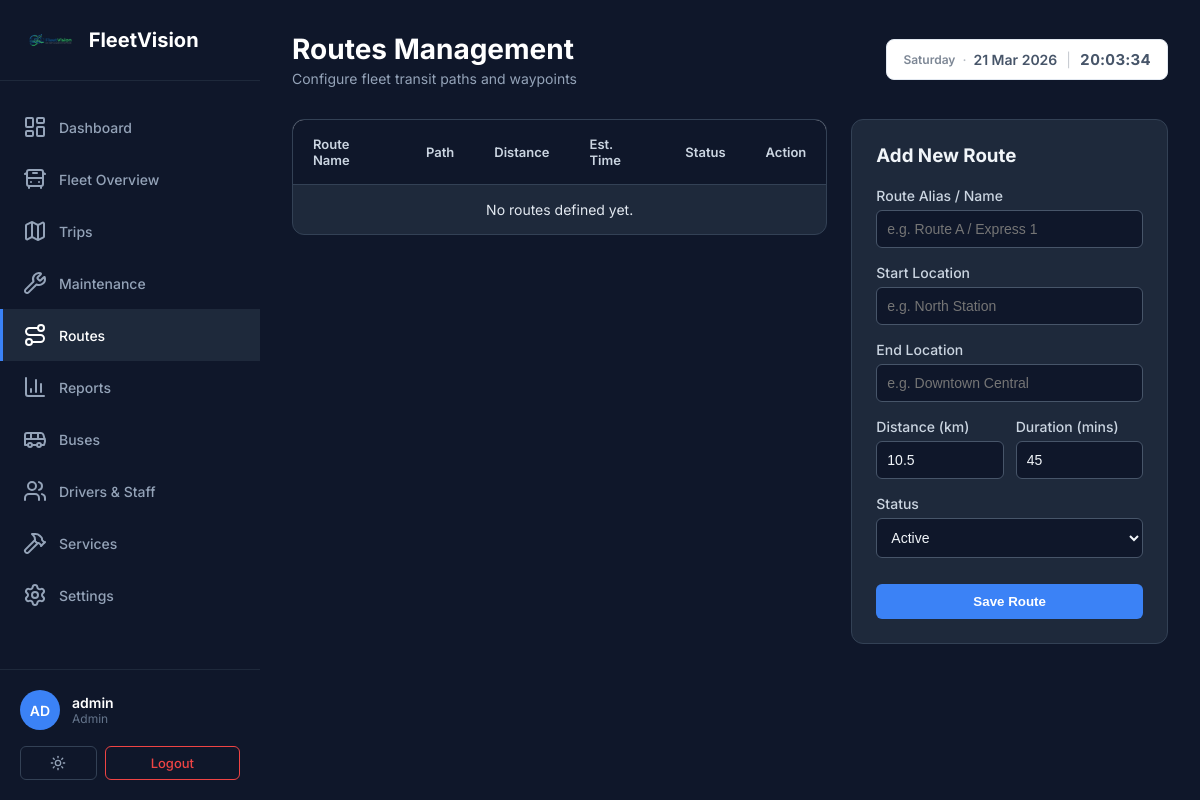
Before: /routes.php (signed in) with the older database file.
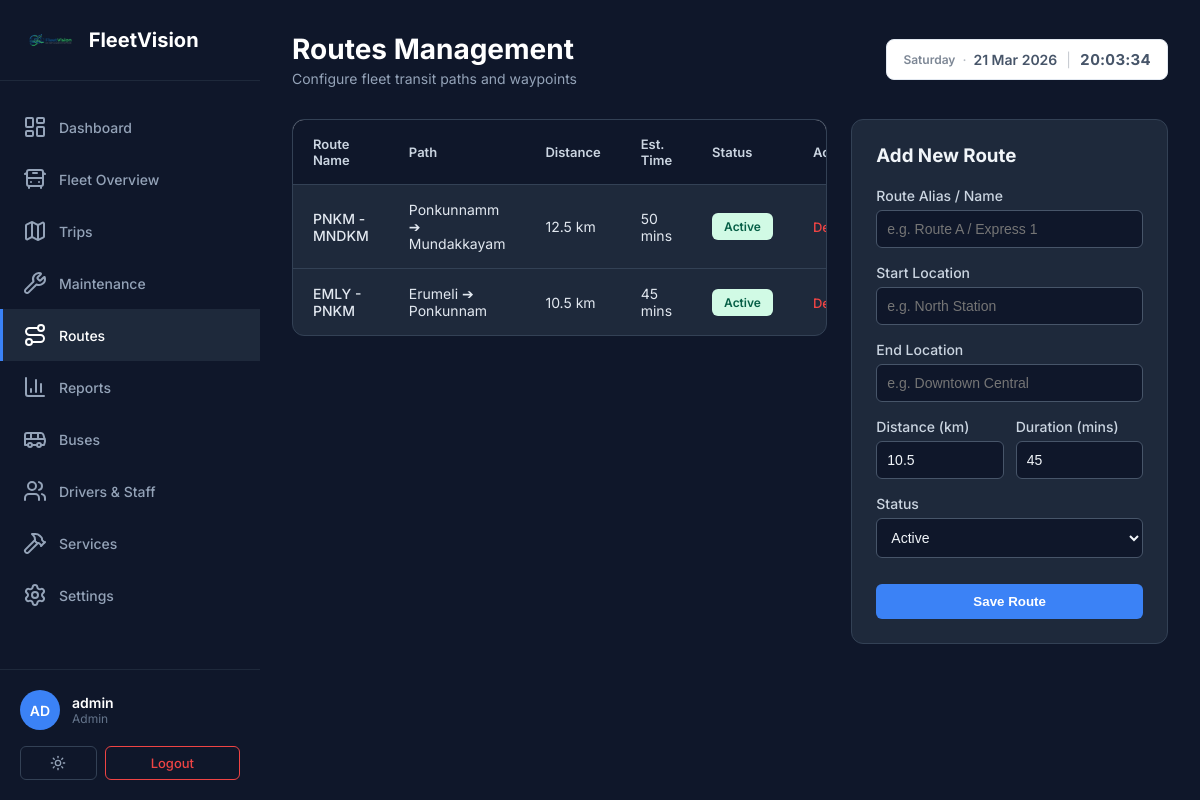
After: the same page with the newer database file.
### tables this page shows
CREATE TABLE routes (
        id INTEGER PRIMARY KEY AUTOINCREMENT,
        route_name TEXT NOT NULL,
        start_location TEXT,
        end_location TEXT,
        distance REAL,
        estimated_duration INTEGER, -- stored in minutes
        status TEXT DEFAULT 'active',
        created_at DATETIME DEFAULT CURRENT_TIMESTAMP
    );

### routes.php (the view, shortened to what this page needs)
<?php
require_once __DIR__ . '/includes/db.php';
$stmt = $pdo->query("SELECT * FROM routes ORDER BY id DESC");
$routes = $stmt->fetchAll(PDO::FETCH_ASSOC);
include __DIR__ . '/includes/header.php';
?>
<header class="top-header">
    <div class="header-left">
        <h1 class="page-title">Routes Management</h1>
        <p class="page-subtitle">Configure fleet transit paths and waypoints</p>
    </div>
    <div class="header-right">
        <div class="date-display"></div>
    </div>
</header>
<section class="content-section">
    <div class="users-container">
        <div class="users-list table-container">
            <table class="data-table">
                <thead>
                    <tr>
                        <th>Route Name</th>
                        <th>Path</th>
                        <th>Distance</th>
                        <th>Est. Time</th>
                        <th>Status</th>
                        <th>Action</th>
                    </tr>
                </thead>
                <tbody>
                    <?php if (count($routes) > 0): ?>
                        <?php foreach ($routes as $r): ?>
                            <tr>
                                <td style="font-weight: 500;"><?php echo htmlspecialchars($r['route_name']); ?></td>
                                <td><?php echo htmlspecialchars($r['start_location'] . ' ➔ ' . $r['end_location']); ?></td>
                                <td><?php echo $r['distance']; ?> km</td>
                                <td><?php echo $r['estimated_duration']; ?> mins</td>
                                <td><span class="status-badge <?php echo $r['status'] === 'active' ? 'active' : 'idle'; ?>"><?php echo ucfirst(htmlspecialchars($r['status'])); ?></span></td>
                                <td><a href="routes.php?delete_id=<?php echo $r['id']; ?>" style="color: #ef4444; font-size: 13px; font-weight: 500; text-decoration: none;" onclick="return confirm('Delete route? Associated buses will be unassigned from this route.');">Delete</a></td>
                            </tr>
                        <?php endforeach; ?>
                    <?php else: ?>
                        <tr><td colspan="6" style="text-align: center;">No routes defined yet.</td></tr>
                    <?php endif; ?>
                </tbody>
            </table>
        </div>
        <div class="user-form-card">
            <h3 style="margin-bottom: 20px;">Add New Route</h3>
            <form method="POST" action="routes.php">
                <div class="form-group"><label class="form-label">Route Alias / Name</label><input type="text" name="route_name" class="form-input" placeholder="e.g. Route A / Express 1" required></div>
                <div class="form-group"><label class="form-label">Start Location</label><input type="text" name="start_location" class="form-input" placeholder="e.g. North Station"></div>
                <div class="form-group"><label class="form-label">End Location</label><input type="text" name="end_location" class="form-input" placeholder="e.g. Downtown Central"></div>
                <div style="display: flex; gap: 12px; margin-bottom: 16px;">
                    <div style="flex: 1;"><label class="form-label">Distance (km)</label><input type="number" step="0.1" name="distance" class="form-input" value="10.5"></div>
                    <div style="flex: 1;"><label class="form-label">Duration (mins)</label><input type="number" name="estimated_duration" class="form-input" value="45"></div>
                </div>
                <div class="form-group">
                    <label class="form-label">Status</label>
                    <select name="status" class="form-select">
                        <option value="active">Active</option>
                    </select>
                </div>
                <button type="submit" class="btn-submit" style="margin-top: 10px;">Save Route</button>
            </form>
        </div>
    </div>
</section>
<?php include __DIR__ . '/includes/footer.php'; ?>

Changed rows visible on the page:
added routes: route_name "PNKM - MNDKM", start_location+end_location "Ponkunnamm ➔ Mundakkayam", distance "12.5", estimated_duration "50", status "Active"
added routes: route_name "EMLY - PNKM", start_location+end_location "Erumeli ➔ Ponkunnam", distance "10.5", estimated_duration "45", status "Active"
Other visible differences:
text no longer shown: "No routes defined yet."
